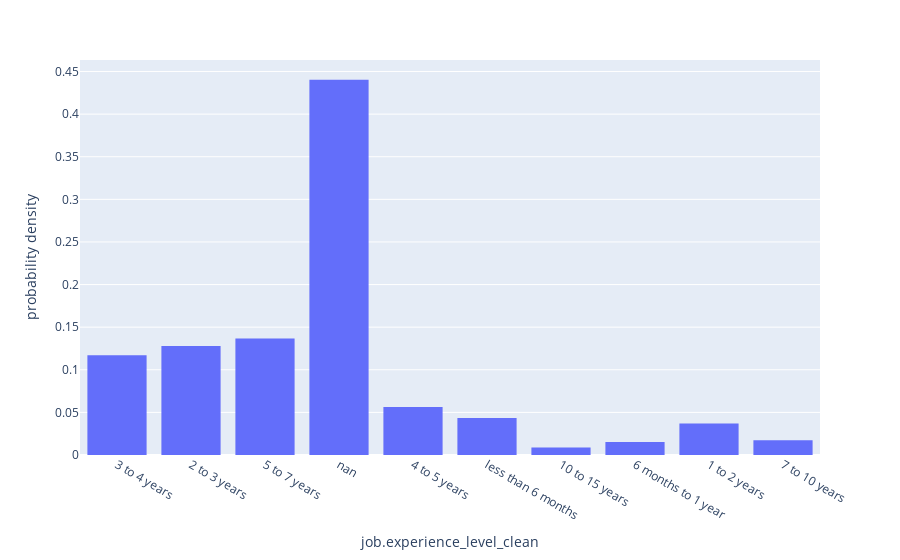

The notebook cell saved with this chart:
### Code cell
fig = px.histogram(df_welcome, x="job.experience_level_clean", histnorm="probability density")
fig.show()

### Figure 1 — Plotly figure (JSON) as saved in the notebook; plotly's stock layout.template omitted (floating-point values rounded to 4 significant figures; data arrays with more than 128 entries replaced by an {"elided": "..."} marker saying what was removed)
{"data": [{"alignmentgroup": "True", "bingroup": "x", "histnorm": "probability density", "hovertemplate": "job.experience_level_clean=%{x}<br>probability density=%{y}<extra></extra>", "legendgroup": "", "marker": {"color": "#636efa", "pattern": {"shape": ""}}, "name": "", "offsetgroup": "", "orientation": "v", "showlegend": false, "type": "histogram", "x": {"elided": "461 str values"}, "xaxis": "x", "yaxis": "y"}], "layout": {"barmode": "relative", "legend": {"tracegroupgap": 0}, "margin": {"t": 60}, "xaxis": {"anchor": "y", "domain": [0, 1], "title": {"text": "job.experience_level_clean"}}, "yaxis": {"anchor": "x", "domain": [0, 1], "title": {"text": "probability density"}}}}
